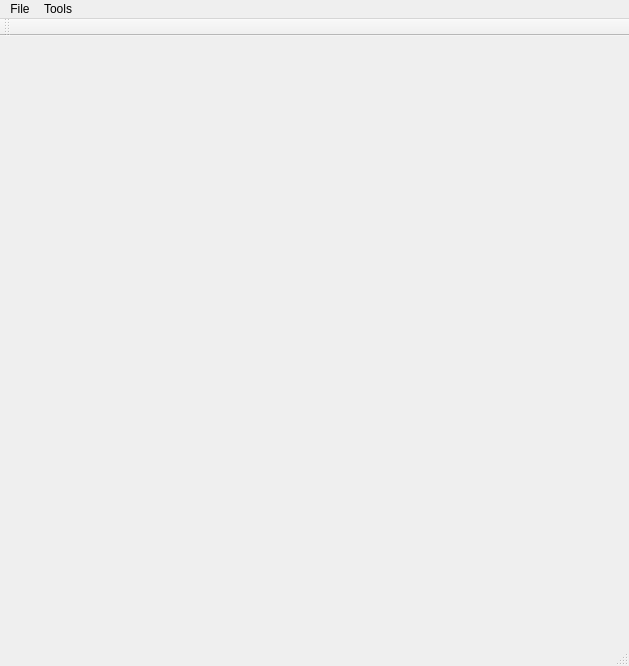
<?xml version="1.0" encoding="UTF-8"?>
<ui version="4.0">
 <class>MainWindowClass</class>
 <widget class="QMainWindow" name="MainWindowClass">
  <property name="geometry">
   <rect>
    <x>0</x>
    <y>0</y>
    <width>629</width>
    <height>666</height>
   </rect>
  </property>
  <property name="windowTitle">
   <string>MainWindow</string>
  </property>
  <widget class="QWidget" name="centralWidget"/>
  <widget class="QMenuBar" name="menuBar">
   <property name="geometry">
    <rect>
     <x>0</x>
     <y>0</y>
     <width>629</width>
     <height>21</height>
    </rect>
   </property>
   <widget class="QMenu" name="menuFile">
    <property name="title">
     <string>File</string>
    </property>
    <addaction name="actionOpen"/>
    <addaction name="separator"/>
    <addaction name="actionExit"/>
   </widget>
   <widget class="QMenu" name="menuTools">
    <property name="title">
     <string>Tools</string>
    </property>
    <addaction name="actionSegmentation"/>
   </widget>
   <addaction name="menuFile"/>
   <addaction name="menuTools"/>
  </widget>
  <widget class="QToolBar" name="mainToolBar">
   <attribute name="toolBarArea">
    <enum>TopToolBarArea</enum>
   </attribute>
   <attribute name="toolBarBreak">
    <bool>false</bool>
   </attribute>
  </widget>
  <widget class="QStatusBar" name="statusBar"/>
  <action name="actionExit">
   <property name="text">
    <string>Exit</string>
   </property>
  </action>
  <action name="actionOpen">
   <property name="text">
    <string>Open</string>
   </property>
   <property name="shortcut">
    <string>Ctrl+O</string>
   </property>
  </action>
  <action name="actionSegmentation">
   <property name="text">
    <string>Segmentation</string>
   </property>
  </action>
 </widget>
 <layoutdefault spacing="6" margin="11"/>
 <resources>
  <include location="MainWindow.qrc"/>
 </resources>
 <connections/>
</ui>
